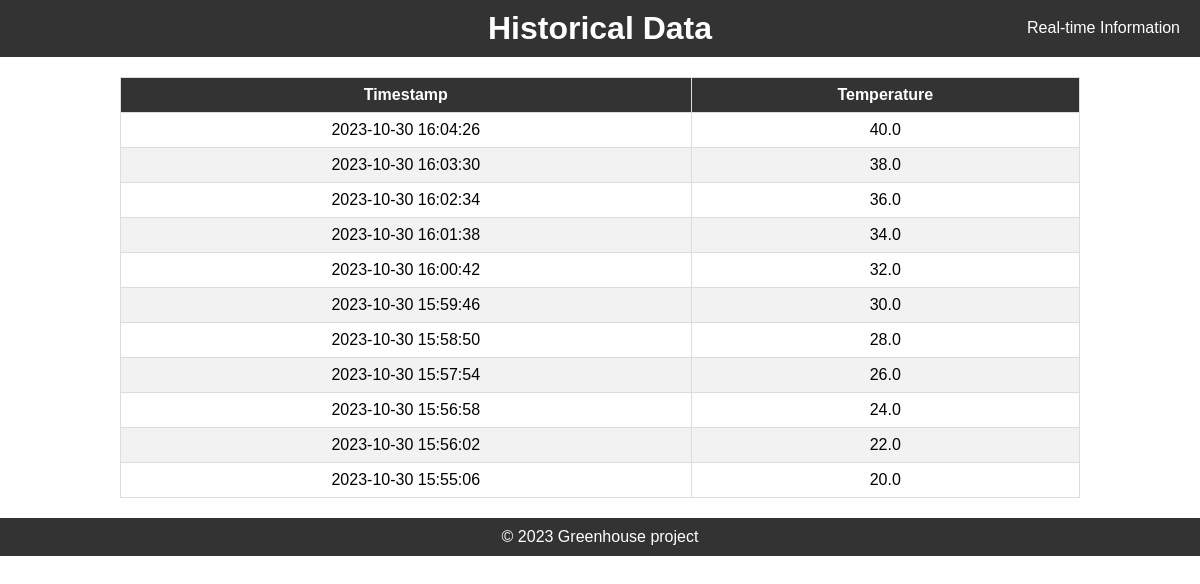
/historical, run on the app's committed database.
### tables this page shows
CREATE TABLE "sensor_data" ("temperature" REAL, "humidity" REAL, "pressure" REAL, "timestamp" INTEGER DEFAULT (CURRENT_TIMESTAMP), "id" INTEGER PRIMARY KEY AUTOINCREMENT);

### app.py (the view)
@app.route('/historical')
def display_historical_data():
    conn = sqlite3.connect('MKR_database.db')
    cursor = conn.cursor()
    cursor.execute('SELECT * FROM "sensor_data" ORDER BY timestamp DESC LIMIT 100;')
    historical_data = cursor.fetchall()
    conn.close()
    return render_template('historical.html', historical_data=historical_data)

### templates/historical.html (shortened to what this page needs)
<!DOCTYPE html>
<html lang="en">
<head>
</head>
<body>
    <div class="navbar">
        <h1>Historical Data</h1>
        <a class="btn" href="/">Real-time Information</a>
    </div>
    <table>
        <thead>
            <tr>
                <th>Timestamp</th>
                <th>Temperature</th>
            </tr>
        </thead>
        <tbody>
            {% for data in historical_data %}
                <tr>
                    <td>{{ data[3] }}</td>
                    <td>{{ data[0] }}</td>
                </tr>
            {% endfor %}
        </tbody>
    </table>
    <div class="footer">
        &copy; 2023 Greenhouse project
    </div>
</body>
</html>

### templates/historical.html (style rules this page uses)
body { margin: 0; padding: 0; font-family: Arial, sans-serif; min-height:100vh; }
.navbar { background-color: #333; color: white; text-align: center; padding: 10px; position: relative; }
.navbar h1 { margin: 0; padding: 0; }
.navbar .btn { position: absolute; top: 0px; right: 0px; background-color: #333; color: white; padding: 19px 20px; text-align: center; text-decoration: none; border: none; border-radius: 0px; cursor: pointer; }
table { border-collapse: collapse; width: 80%; margin: 20px auto; }
table, th, td { border: 1px solid #ddd; }
th, td { padding: 8px; text-align: center; }
th { background-color: #333; color: white; }
tr:nth-child(even) { background-color: #f2f2f2; }
.footer { background-color: #333; color: white; text-align: center; padding: 10px; flex-shrink: 0; }

### data on the page
sensor_data: timestamp "2023-10-30 16:04:26", temperature "40.0"
sensor_data: timestamp "2023-10-30 16:03:30", temperature "38.0"
sensor_data: timestamp "2023-10-30 16:02:34", temperature "36.0"
sensor_data: timestamp "2023-10-30 16:01:38", temperature "34.0"
sensor_data: timestamp "2023-10-30 16:00:42", temperature "32.0"
sensor_data: timestamp "2023-10-30 15:59:46", temperature "30.0"
sensor_data: timestamp "2023-10-30 15:58:50", temperature "28.0"
sensor_data: timestamp "2023-10-30 15:57:54", temperature "26.0"
sensor_data: timestamp "2023-10-30 15:56:58", temperature "24.0"
sensor_data: timestamp "2023-10-30 15:56:02", temperature "22.0"
sensor_data: timestamp "2023-10-30 15:55:06", temperature "20.0"
